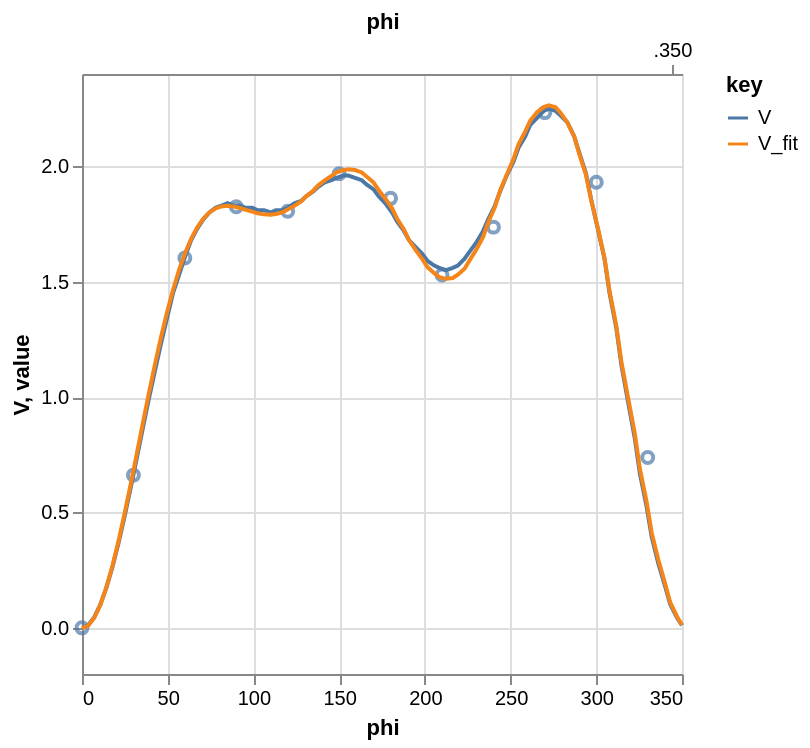

The notebook cell this image was saved under:
### Code cell
import numpy as np
import altair as alt
import polars as pl
from scipy.fft import rfft, irfft

phi = [
    0.00, 30.00, 60.00, 90.00, 120.00, 150.00,
    180.00, 210.00, 240.00, 270.00, 300.00, 330.00
]
V = [
    0.0000, 0.6618, 1.6029, 1.8244, 1.8056, 1.9676,
    1.8612, 1.5288, 1.7364, 2.2327, 1.9307, 0.7382
]

N_fit = 100
n_points = len(phi)
V_fit = irfft(rfft(V), N_fit) * N_fit / n_points

phi_ref, V_ref = np.loadtxt("fourier_fit_ref.txt").T

point_data = pl.DataFrame({"phi": phi, "V": V})
line_data = pl.DataFrame({"phi": phi_ref, "V": V_ref, "V_fit": V_fit})

point_chart = alt.Chart(point_data).mark_point().encode(x=alt.X("phi"), y=alt.Y("V"))
line_chart = alt.Chart(line_data).transform_fold(["V", "V_fit"]).mark_line().encode(x=alt.X("phi:T"), y=alt.Y("value:Q"), color="key:N")
(point_chart + line_chart).show()

### Figure 1 — Vega-Lite specification as saved in the notebook (floating-point values rounded to 4 significant figures)
{"config": {"view": {"continuousWidth": 300, "continuousHeight": 300}}, "layer": [{"data": {"name": "data-e528c7ba279a894aa20d6da3f5792c6d"}, "mark": {"type": "point"}, "encoding": {"x": {"field": "phi", "type": "quantitative"}, "y": {"field": "V", "type": "quantitative"}}}, {"data": {"name": "data-f060c402c399b8e19a4e0c11b63dbe32"}, "mark": {"type": "line"}, "encoding": {"color": {"field": "key", "type": "nominal"}, "x": {"field": "phi", "type": "temporal"}, "y": {"field": "value", "type": "quantitative"}}, "transform": [{"fold": ["V", "V_fit"]}]}], "$schema": "https://vega.github.io/schema/vega-lite/v6.1.0.json", "datasets": {"data-e528c7ba279a894aa20d6da3f5792c6d": [{"phi": 0.0, "V": 0.0}, {"phi": 30.0, "V": 0.6618}, {"phi": 60.0, "V": 1.603}, {"phi": 90.0, "V": 1.824}, {"phi": 120.0, "V": 1.806}, {"phi": 150.0, "V": 1.968}, {"phi": 180.0, "V": 1.861}, {"phi": 210.0, "V": 1.529}, {"phi": 240.0, "V": 1.736}, {"phi": 270.0, "V": 2.233}, {"phi": 300.0, "V": 1.931}, {"phi": 330.0, "V": 0.7382}], "data-f060c402c399b8e19a4e0c11b63dbe32": [{"phi": 0.0, "V": 0.0, "V_fit": -0.001392}, {"phi": 3.6, "V": 0.011, "V_fit": 0.009005}, {"phi": 7.2, "V": 0.045, "V_fit": 0.04266}, {"phi": 10.8, "V": 0.099, "V_fit": 0.09825}, {"phi": 14.4, "V": 0.172, "V_fit": 0.1738}, {"phi": 18.0, "V": 0.262, "V_fit": 0.2668}, {"phi": 21.6, "V": 0.365, "V_fit": 0.3743}, {"phi": 25.2, "V": 0.48, "V_fit": 0.4931}, {"phi": 28.8, "V": 0.603, "V_fit": 0.6198}, {"phi": 32.4, "V": 0.731, "V_fit": 0.7509}, {"phi": 36.0, "V": 0.861, "V_fit": 0.8832}, {"phi": 39.6, "V": 0.99, "V_fit": 1.013}, {"phi": 43.2, "V": 1.11, "V_fit": 1.139}, {"phi": 46.8, "V": 1.23, "V_fit": 1.257}, {"phi": 50.4, "V": 1.34, "V_fit": 1.366}, {"phi": 54.0, "V": 1.45, "V_fit": 1.464}, {"phi": 57.6, "V": 1.53, "V_fit": 1.551}, {"phi": 61.2, "V": 1.61, "V_fit": 1.625}, {"phi": 64.8, "V": 1.68, "V_fit": 1.686}, {"phi": 68.4, "V": 1.73, "V_fit": 1.736}, {"phi": 72.0, "V": 1.77, "V_fit": 1.773}, {"phi": 75.6, "V": 1.8, "V_fit": 1.8}, {"phi": 79.2, "V": 1.82, "V_fit": 1.817}, {"phi": 82.8, "V": 1.83, "V_fit": 1.826}, {"phi": 86.4, "V": 1.84, "V_fit": 1.829}, {"phi": 90.0, "V": 1.83, "V_fit": 1.826}, {"phi": 93.6, "V": 1.83, "V_fit": 1.82}, {"phi": 97.2, "V": 1.82, "V_fit": 1.812}, {"phi": 101.0, "V": 1.82, "V_fit": 1.803}, {"phi": 104.0, "V": 1.81, "V_fit": 1.796}, {"phi": 108.0, "V": 1.81, "V_fit": 1.792}, {"phi": 112.0, "V": 1.8, "V_fit": 1.791}, {"phi": 115.0, "V": 1.81, "V_fit": 1.793}, {"phi": 119.0, "V": 1.81, "V_fit": 1.801}, {"phi": 122.0, "V": 1.82, "V_fit": 1.813}, {"phi": 126.0, "V": 1.84, "V_fit": 1.828}, {"phi": 130.0, "V": 1.85, "V_fit": 1.848}, {"phi": 133.0, "V": 1.87, "V_fit": 1.87}, {"phi": 137.0, "V": 1.89, "V_fit": 1.893}, {"phi": 140.0, "V": 1.91, "V_fit": 1.917}, {"phi": 144.0, "V": 1.93, "V_fit": 1.939}, {"phi": 148.0, "V": 1.94, "V_fit": 1.958}, {"phi": 151.0, "V": 1.95, "V_fit": 1.974}, {"phi": 155.0, "V": 1.96, "V_fit": 1.984}, {"phi": 158.0, "V": 1.96, "V_fit": 1.987}, {"phi": 162.0, "V": 1.95, "V_fit": 1.984}, {"phi": 166.0, "V": 1.94, "V_fit": 1.973}, {"phi": 169.0, "V": 1.92, "V_fit": 1.955}, {"phi": 173.0, "V": 1.9, "V_fit": 1.93}, {"phi": 176.0, "V": 1.87, "V_fit": 1.898}, {"phi": 180.0, "V": 1.84, "V_fit": 1.86}, {"phi": 184.0, "V": 1.8, "V_fit": 1.818}, {"phi": 187.0, "V": 1.76, "V_fit": 1.773}, {"phi": 191.0, "V": 1.72, "V_fit": 1.726}, {"phi": 194.0, "V": 1.68, "V_fit": 1.68}, {"phi": 198.0, "V": 1.65, "V_fit": 1.636}, {"phi": 202.0, "V": 1.62, "V_fit": 1.597}, {"phi": 205.0, "V": 1.59, "V_fit": 1.563}, {"phi": 209.0, "V": 1.57, "V_fit": 1.537}, {"phi": 212.0, "V": 1.56, "V_fit": 1.52}, {"phi": 216.0, "V": 1.55, "V_fit": 1.512}, {"phi": 220.0, "V": 1.56, "V_fit": 1.516}, {"phi": 223.0, "V": 1.57, "V_fit": 1.53}, {"phi": 227.0, "V": 1.6, "V_fit": 1.556}, {"phi": 230.0, "V": 1.63, "V_fit": 1.593}, {"phi": 234.0, "V": 1.67, "V_fit": 1.639}, {"phi": 238.0, "V": 1.72, "V_fit": 1.694}, {"phi": 241.0, "V": 1.77, "V_fit": 1.756}, {"phi": 245.0, "V": 1.83, "V_fit": 1.823}, {"phi": 248.0, "V": 1.89, "V_fit": 1.893}, {"phi": 252.0, "V": 1.96, "V_fit": 1.963}, {"phi": 256.0, "V": 2.02, "V_fit": 2.032}, {"phi": 259.0, "V": 2.08, "V_fit": 2.095}, {"phi": 263.0, "V": 2.13, "V_fit": 2.151}, {"phi": 266.0, "V": 2.18, "V_fit": 2.198}, {"phi": 270.0, "V": 2.21, "V_fit": 2.234}, {"phi": 274.0, "V": 2.24, "V_fit": 2.257}, {"phi": 277.0, "V": 2.25, "V_fit": 2.264}, {"phi": 281.0, "V": 2.24, "V_fit": 2.256}, {"phi": 284.0, "V": 2.22, "V_fit": 2.231}, {"phi": 288.0, "V": 2.19, "V_fit": 2.19}, {"phi": 292.0, "V": 2.13, "V_fit": 2.131}, {"phi": 295.0, "V": 2.06, "V_fit": 2.055}, {"phi": 299.0, "V": 1.97, "V_fit": 1.963}, {"phi": 302.0, "V": 1.86, "V_fit": 1.856}, {"phi": 306.0, "V": 1.73, "V_fit": 1.736}, {"phi": 310.0, "V": 1.6, "V_fit": 1.603}, {"phi": 313.0, "V": 1.45, "V_fit": 1.461}, {"phi": 317.0, "V": 1.3, "V_fit": 1.31}, {"phi": 320.0, "V": 1.14, "V_fit": 1.155}, {"phi": 324.0, "V": 0.979, "V_fit": 0.9977}, {"phi": 328.0, "V": 0.821, "V_fit": 0.8415}, {"phi": 331.0, "V": 0.669, "V_fit": 0.6897}, {"phi": 335.0, "V": 0.525, "V_fit": 0.5456}, {"phi": 338.0, "V": 0.394, "V_fit": 0.4125}, {"phi": 342.0, "V": 0.278, "V_fit": 0.2937}, {"phi": 346.0, "V": 0.18, "V_fit": 0.192}, {"phi": 349.0, "V": 0.102, "V_fit": 0.1099}, {"phi": 353.0, "V": 0.045, "V_fit": 0.04948}, {"phi": 356.0, "V": 0.011, "V_fit": 0.01212}]}}
